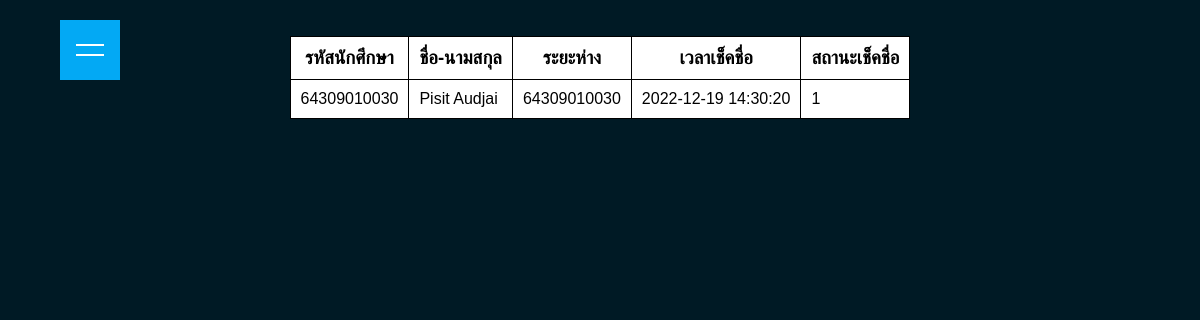
/room-details.php?roomdetails=kSfeVs, run on the app's committed database.
### tables this page shows
CREATE TABLE `user` (
  `user_id` int(5) NOT NULL,
  `user_username` varchar(11) NOT NULL,
  `user_password` varchar(20) NOT NULL,
  `user_name` varchar(25) NOT NULL,
  `user_status` int(1) NOT NULL,
  `user_r_code` varchar(6) NOT NULL,
  `user_latitude` int(10) NOT NULL,
  `user_longitude` int(10) NOT NULL,
  `user_time` datetime NOT NULL,
  `user_checkstatus` int(1) NOT NULL
);

### room-details.php (the view, shortened to what this page needs)
<?php require_once("conn.inc.php");
    if (isset($_GET['roomdetails'])) {
        $roomdetails = $_GET['roomdetails'];
        $sql = "select user_username,user_name,user_latitude,user_longitude,user_time,user_checkstatus from user where user_r_code = '$roomdetails'";
        $result = mysqli_query($conn, $sql) or die(mysqli_error($conn));
        while ($row = mysqli_fetch_array($result)) :
?>
<!DOCTYPE html>
<html lang="en">
<head>
    <link rel="stylesheet" href="style-table.css">
</head>
<body>
<br>
<br>
    <table >
        <tr>
            <th><h3>รหัสนักศึกษา</h3></th>
            <th><h3>ชื่อ-นามสกุล</h3></th>
            <th><h3>ระยะห่าง</h3></th>
            <th><h3>เวลาเช็คชื่อ</h3></th>
            <th><h3>สถานะเช็คชื่อ</h3></th>
        </tr>
        <tr>
            <td><?php echo $row['user_username']?></td>
            <td><?php echo $row['user_name']?></td>
            <td><?php echo $row['user_username']?></td>
            <td><?php echo $row['user_time']?></td>
            <td><?php echo $row['user_checkstatus']?></td>
        </tr>
    </table>
    <div id="toggle"></div>
</body>
</html>
        <?php endwhile; } ?>

### style-table.css (style rules this page uses)
* { margin: 0; padding: 0; box-sizing: border-box; font-family: 'Poppins', sans-serif; }
body { background: #001a25; }
table { border-collapse: collapse; width: 100%; display: inline-flex; justify-content: center; align-items: center; }
th, td { border: 1px solid black; border-collapse: collapse; padding: 10px; border-bottom: 1px solid black; background-color: white; }
#toggle { position: fixed; top: 20px; left: 60px; width: 60px; height: 60px; background: #03a9f4; cursor: pointer; display: flex; justify-content: center; align-items: center; }
#toggle::before { content: ''; position: absolute; width: 28px; height: 2px; background: #fff; transform: translateY(-5px); transition: 0.2s; }
#toggle::after { content: ''; position: absolute; width: 28px; height: 2px; background: #fff; transform: translateY(5px); transition: 0.2s; }

### data on the page
user: user_username "64309010030", user_name "Pisit Audjai", user_time "2022-12-19 14:30:20", user_checkstatus "1"
